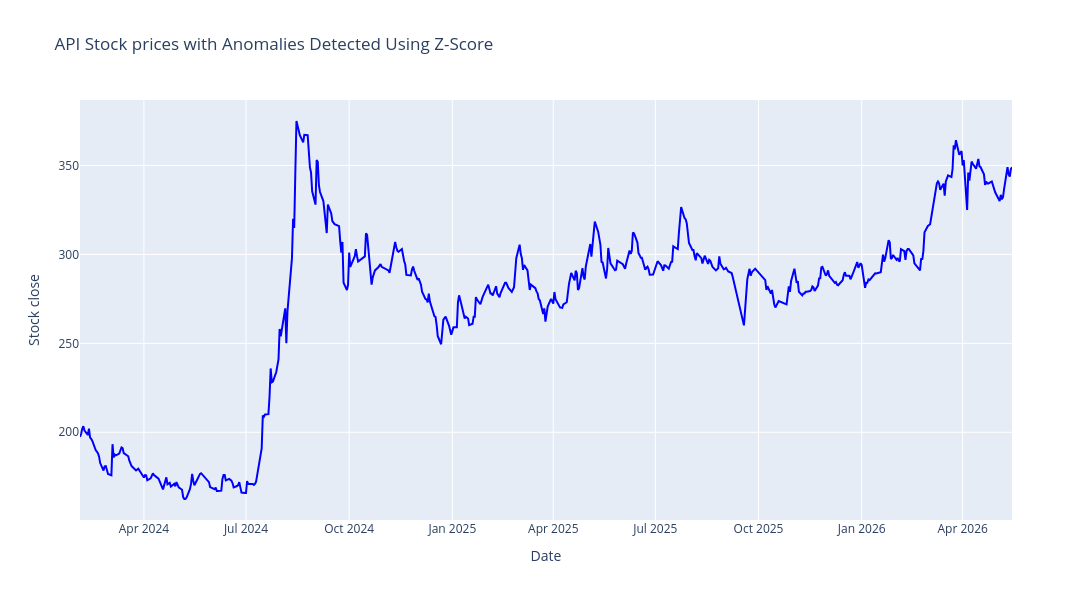

Notebook code for this chart:
### Markdown cell above
### Z Score

### Code cell
# Calculate Z Score for close prices
df["Anomaly_Z_Score"] = zscore(df["close"])

# Identify anomalies where Z-Score >3 or < -3
anomalies_zscore = df[abs(df["Anomaly_Z_Score"]) > z_score_threshold]

# Create the figure
fig = go.Figure()

# Add 'Close' close line
fig.add_trace(
    go.Scatter(
        x=df.index,
        y=df["close"],
        mode="lines",
        name="Close prices",
        line=dict(color="blue", width=2),
    )
)

# Add anomalies (Z-score > 3 or < -3) as red markers
fig.add_trace(
    go.Scatter(
        x=anomalies_zscore.index,
        y=anomalies_zscore["close"],
        mode="markers",
        name="Anomalies (Z-Score)",
        marker=dict(color="red", size=8, symbol="circle"),
        showlegend=True,
    )
)

# Update layout for a larger figure size and title
fig.update_layout(
    title=f"{stock_name} Stock prices with Anomalies Detected Using Z-Score",
    xaxis_title="Date",
    yaxis_title="Stock close",
    autosize=False,
    width=1200,
    height=600,
)

# Show the plot
fig.show()
# df.sort_values(by="Anomaly_Z_Score",ascending=False).head()
anomalies_zscore.head()

### Figure 1 — Plotly figure (JSON) as saved in the notebook; plotly's stock layout.template omitted (floating-point values rounded to 4 significant figures; data arrays with more than 128 entries replaced by an {"elided": "..."} marker saying what was removed)
{"data": [{"line": {"color": "blue", "width": 2}, "mode": "lines", "name": "Close prices", "type": "scatter", "x": {"elided": "518 str values"}, "y": {"elided": "518 float values"}}, {"marker": {"color": "red", "size": 8, "symbol": "circle"}, "mode": "markers", "name": "Anomalies (Z-Score)", "showlegend": true, "type": "scatter", "x": [], "y": []}], "layout": {"autosize": false, "height": 600, "title": {"text": "API Stock prices with Anomalies Detected Using Z-Score"}, "width": 1200, "xaxis": {"title": {"text": "Date"}}, "yaxis": {"title": {"text": "Stock close"}}}}
